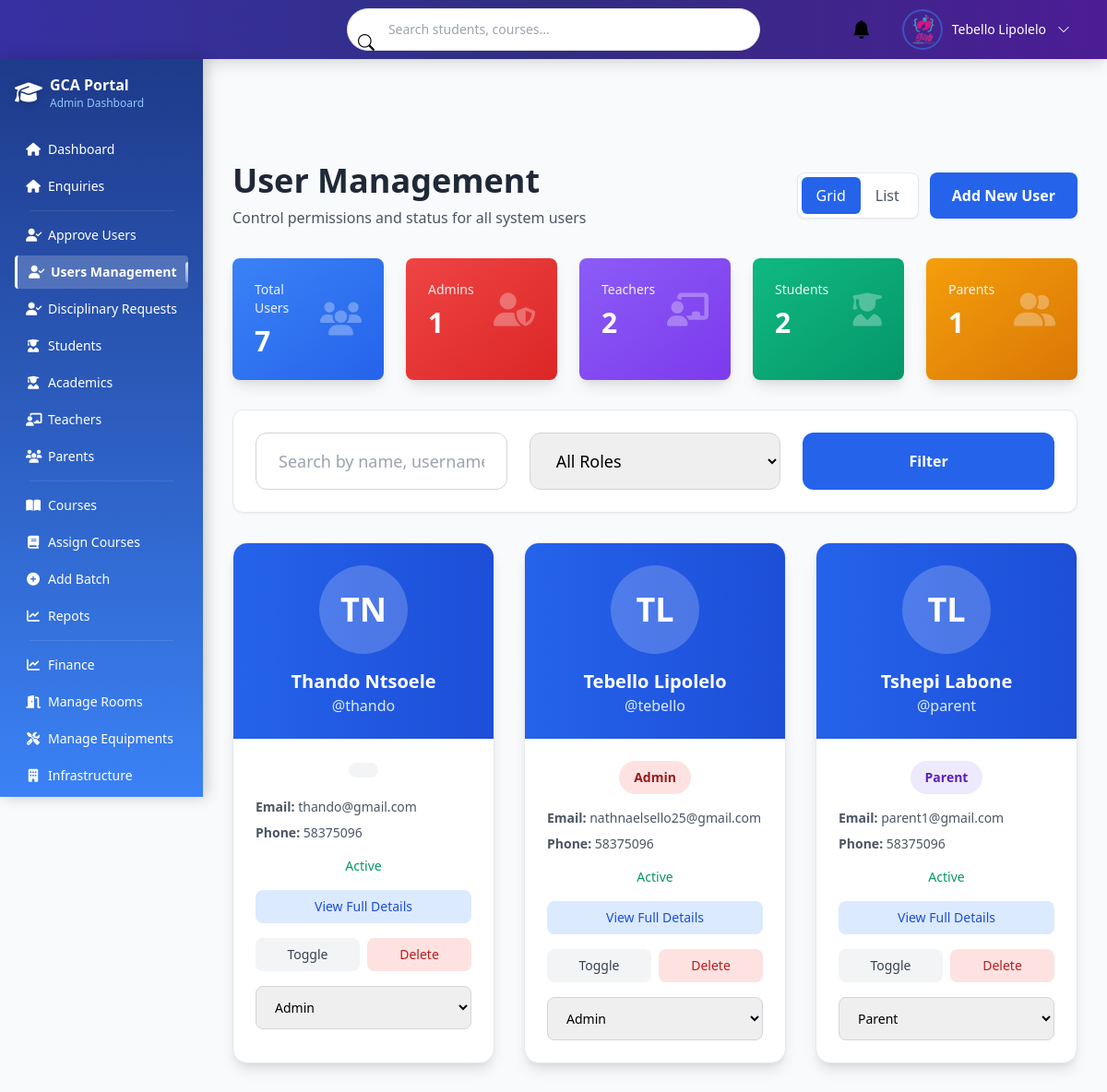
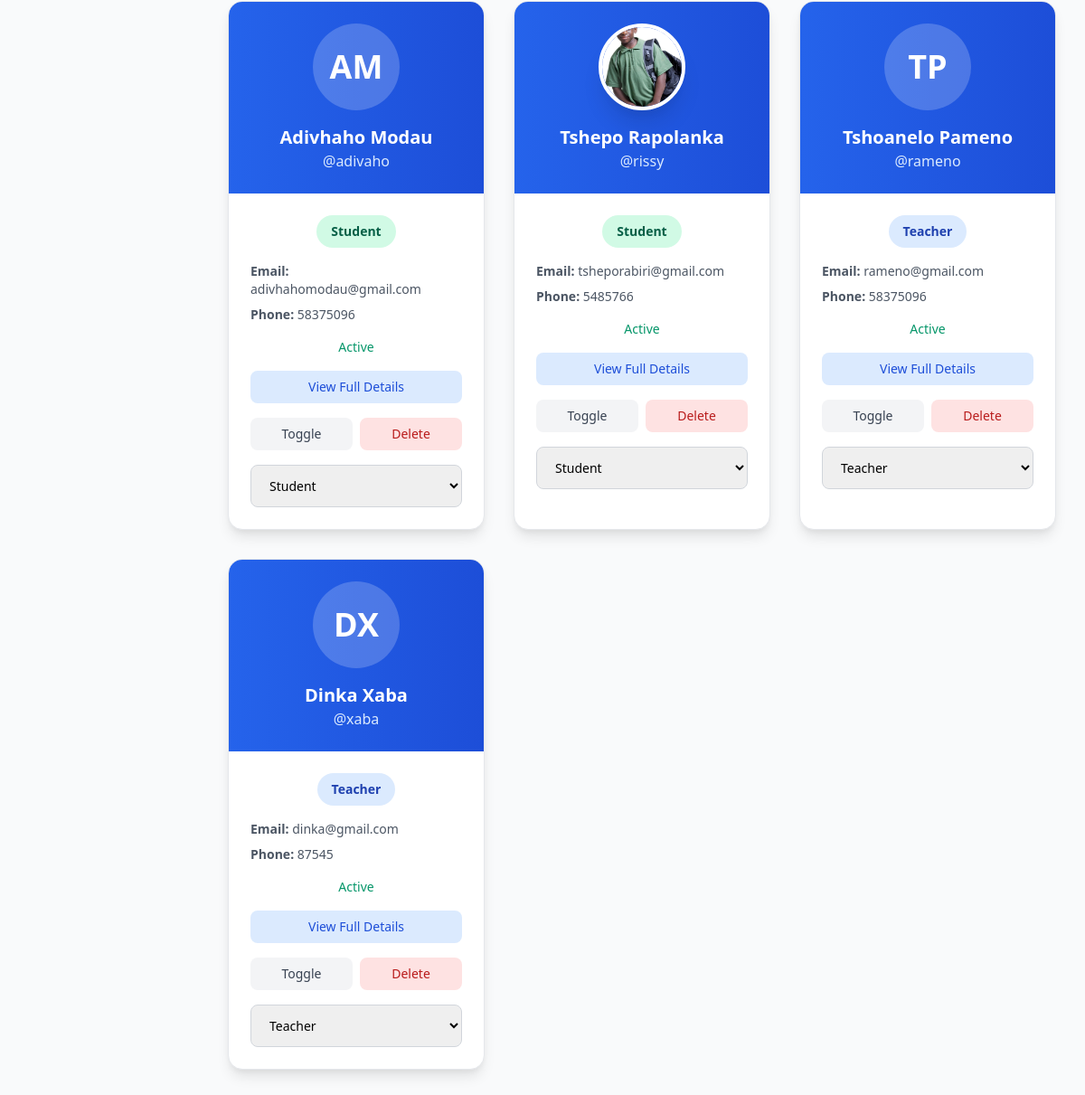
The app's page /manage_users.php (signed in) with its own data (2 pictures, top to bottom).
### tables this page shows
CREATE TABLE `users` (
  `user_id` int(11) NOT NULL AUTO_INCREMENT,
  `firstName` varchar(100) DEFAULT NULL,
  `lastName` varchar(100) DEFAULT NULL,
  `email` varchar(100) DEFAULT NULL,
  `password` varchar(255) DEFAULT NULL,
  `username` varchar(50) DEFAULT NULL,
  `role` varchar(20) DEFAULT NULL,
  `gender` varchar(10) DEFAULT NULL,
  `dob` date DEFAULT NULL,
  `IDNumber` varchar(20) DEFAULT NULL,
  `phone` varchar(20) DEFAULT NULL,
  `document` varchar(255) DEFAULT NULL,
  `status` varchar(20) DEFAULT NULL,
  `address_id` int(11) DEFAULT NULL,
  `created_at` datetime DEFAULT NULL,
  `updated_at` datetime DEFAULT NULL,
  `reset_token` varchar(255) DEFAULT NULL,
  `reset_token_expiry` datetime DEFAULT NULL,
  `deleted_at` datetime DEFAULT NULL,
  PRIMARY KEY (`user_id`),
  UNIQUE KEY `email` (`email`),
  UNIQUE KEY `username` (`username`),
  KEY `address_id` (`address_id`),
  KEY `idx_reset_token` (`reset_token`),
  CONSTRAINT `users_ibfk_1` FOREIGN KEY (`address_id`) REFERENCES `addresses` (`address_id`)
);

### manage_users.php (the view, shortened to what the rows shown need)
<?php
require_once 'db.php';
$where = [];
$where_clause = $where ? "WHERE " . implode(" AND ", $where) : "";
$sql = "SELECT u.user_id, u.username, u.firstName, u.lastName, u.email, u.role, u.status, u.phone, u.gender,
               COALESCE(t.photo, s.photo, p.photo) as photo
        FROM users u
        LEFT JOIN teachers t ON u.user_id = t.user_id AND u.role = 'teacher'
        LEFT JOIN students s ON u.user_id = s.user_id AND u.role = 'student'
        LEFT JOIN parents p ON u.user_id = p.user_id AND u.role = 'parent'
        $where_clause
        ORDER BY u.role, u.created_at DESC";
$stmt = $conn->prepare($sql);
$stmt->execute();
$users = $stmt->get_result();
?>
<!DOCTYPE html>
<html lang="en" class="h-full">
<head>
    <link href="https://cdn.jsdelivr.net/npm/tailwindcss@2.2.19/dist/tailwind.min.css" rel="stylesheet">
    <link rel="stylesheet" href="https://cdnjs.cloudflare.com/ajax/libs/font-awesome/6.5.0/css/all.min.css">
</head>
<body class="h-full bg-gray-50">
<?php include 'top_navigation.php'; ?>
<?php include 'admin_navigation.php'; ?>
<div class="main-content" style="padding-top: 80px;">
    <div class="p-8 min-h-screen">
        <div class="max-w-7xl mx-auto">
            <div class="mb-8 flex justify-between items-center flex-wrap gap-4">
                <div>
                    <h1 class="text-4xl font-bold text-gray-800">User Management</h1>
                </div>
            </div>
            <?php if ($users->num_rows === 0): ?>
                <div class="text-center py-20 bg-white rounded-2xl shadow-sm border border-gray-200">
                    <p class="text-2xl text-gray-600">No users found</p>
                </div>
            <?php else: ?>
                <?php $view_mode = $_GET['view'] ?? 'grid'; ?>
                <?php if ($view_mode === 'list'): ?>
                    <div class="bg-white rounded-2xl shadow-lg border border-gray-200 overflow-hidden">
                        <div class="overflow-x-auto">
                            <table class="w-full">
                                <thead class="bg-gradient-to-r from-blue-600 to-blue-700 text-white">
                                    <tr>
                                        <th class="px-6 py-4 text-left text-sm font-semibold">Photo</th>
                                        <th class="px-6 py-4 text-left text-sm font-semibold">Name</th>
                                        <th class="px-6 py-4 text-left text-sm font-semibold">Username</th>
                                        <th class="px-6 py-4 text-left text-sm font-semibold">Email</th>
                                        <th class="px-6 py-4 text-left text-sm font-semibold">Phone</th>
                                        <th class="px-6 py-4 text-left text-sm font-semibold">Role</th>
                                        <th class="px-6 py-4 text-left text-sm font-semibold">Status</th>
                                        <th class="px-6 py-4 text-left text-sm font-semibold">Actions</th>
                                    </tr>
                                </thead>
                                <tbody class="divide-y divide-gray-200">
                                    <?php mysqli_data_seek($users, 0); while ($u = $users->fetch_assoc()): ?>
                                    <tr class="hover:bg-gray-50 transition-colors">
                                        <td class="px-6 py-4">
                                            <?php if ($u['photo'] && file_exists($u['photo'])): ?>
                                                <img src="<?= htmlspecialchars($u['photo']) ?>" class="w-12 h-12 rounded-full object-cover">
                                            <?php else: ?>
                                                <div class="w-12 h-12 bg-blue-100 rounded-full flex items-center justify-center text-blue-600 font-bold">
                                                    <?= strtoupper(substr($u['firstName'],0,1).substr($u['lastName'],0,1)) ?>
                                                </div>
                                            <?php endif; ?>
                                        </td>
                                        <td class="px-6 py-4">
                                            <a href="view_user_details.php?user_id=<?= $u['user_id'] ?>" class="text-blue-600 hover:text-blue-800 font-semibold hover:underline">
                                                <?= htmlspecialchars($u['firstName'] . ' ' . $u['lastName']) ?>
                                            </a>
                                        </td>
                                        <td class="px-6 py-4 text-gray-700">@<?= htmlspecialchars($u['username']) ?></td>
                                        <td class="px-6 py-4 text-gray-700"><?= htmlspecialchars($u['email']) ?></td>
                                        <td class="px-6 py-4 text-gray-700"><?= htmlspecialchars($u['phone'] ?: '-') ?></td>
                                        <td class="px-6 py-4">
                                            <span class="inline-block px-3 py-1 rounded-full text-xs font-bold
                                                <?= $u['role']=='admin' ? 'bg-red-100 text-red-800' : ($u['role']=='teacher' ? 'bg-blue-100 text-blue-800' : ($u['role']=='parent' ? 'bg-purple-100 text-purple-800' : ($u['role']=='student' ? 'bg-green-100 text-green-800' : 'bg-gray-100 text-gray-800'))) ?>">
                                                <?= ucfirst($u['role']) ?>
                                            </span>
                                        </td>
                                        <td class="px-6 py-4">
                                            <span class="inline-flex items-center px-3 py-1 rounded-full text-xs font-semibold <?= $u['status']=='active'?'bg-green-100 text-green-800':'bg-red-100 text-red-800' ?>">
                                                <?= ucfirst($u['status']) ?>
                                            </span>
                                        </td>
                                        <td class="px-6 py-4">
                                            <div class="flex gap-2">
                                                <a href="view_user_details.php?user_id=<?= $u['user_id'] ?>" class="text-blue-600 hover:text-blue-800" title="View">
                                                    View
                                                </a>
                                                <form method="post" class="inline">
                                                    <input type="hidden" name="user_id" value="<?= $u['user_id'] ?>">
                                                    <input type="hidden" name="action" value="toggle_status">
                                                    <button type="submit" class="text-gray-600 hover:text-gray-800" title="Toggle Status">
                                                        Toggle
                                                    </button>
                                                </form>
                                                <form method="post" class="inline" onsubmit="return confirm('Delete this user?')">
                                                    <input type="hidden" name="user_id" value="<?= $u['user_id'] ?>">
                                                    <input type="hidden" name="action" value="delete_user">
                                                    <button type="submit" class="text-red-600 hover:text-red-800" title="Delete">
                                                        Delete
                                                    </button>
                                                </form>
                                            </div>
                                        </td>
                                    </tr>
                                    <?php endwhile; ?>
                                </tbody>
                            </table>
                        </div>
                    </div>
                <?php else: ?>
                    <div class="grid grid-cols-1 md:grid-cols-2 lg:grid-cols-3 xl:grid-cols-4 gap-8">
                        <?php mysqli_data_seek($users, 0); while ($u = $users->fetch_assoc()): ?>
                        <div class="bg-white rounded-2xl shadow-lg border border-gray-200 overflow-hidden card-hover transition-all duration-300">
                            <div class="bg-gradient-to-r from-blue-600 to-blue-700 text-white p-6 text-center">
                                <?php if ($u['photo'] && file_exists($u['photo'])): ?>
                                    <img src="<?= htmlspecialchars($u['photo']) ?>" class="w-24 h-24 rounded-full mx-auto border-4 border-white shadow-xl object-cover">
                                <?php else: ?>
                                    <div class="w-24 h-24 bg-white bg-opacity-20 rounded-full mx-auto flex items-center justify-center text-4xl font-bold">
                                        <?= strtoupper(substr($u['firstName'],0,1).substr($u['lastName'],0,1)) ?>
                                    </div>
                                <?php endif; ?>
                                <h3 class="text-xl font-bold mt-4"><?= htmlspecialchars($u['firstName'] . ' ' . $u['lastName']) ?></h3>
                                <p class="text-blue-100">@<?= htmlspecialchars($u['username']) ?></p>
                            </div>
                            <div class="p-6 space-y-4">
                                <div class="text-center">
                                    <span class="inline-block px-4 py-2 rounded-full text-sm font-bold
                                        <?= $u['role']=='admin' ? 'bg-red-100 text-red-800' : ($u['role']=='teacher' ? 'bg-blue-100 text-blue-800' : ($u['role']=='parent' ? 'bg-purple-100 text-purple-800' : ($u['role']=='student' ? 'bg-green-100 text-green-800' : 'bg-gray-100 text-gray-800'))) ?>">
                                        <?= ucfirst($u['role']) ?>
                                    </span>
                                </div>
                                <div class="text-sm text-gray-600 space-y-2">
                                    <p><strong>Email:</strong> <?= htmlspecialchars($u['email']) ?></p>
                                    <?php if ($u['phone']): ?>
                                        <p><strong>Phone:</strong> <?= htmlspecialchars($u['phone']) ?></p>
                                    <?php endif; ?>
                                </div>
                                <div class="flex items-center justify-center gap-2">
                                    <span class="text-sm <?= $u['status']=='active'?'text-green-600':'text-red-600' ?> font-medium">
                                        <?= ucfirst($u['status']) ?>
                                    </span>
                                </div>
                                <a href="view_user_details.php?user_id=<?= $u['user_id'] ?>" class="block w-full bg-blue-100 hover:bg-blue-200 text-blue-700 px-3 py-2 rounded-lg text-sm font-medium transition text-center">
                                    View Full Details
                                </a>
                                <div class="flex gap-2">
                                    <form method="post" class="flex-1">
                                        <button type="submit" class="w-full bg-gray-100 hover:bg-gray-200 text-gray-700 px-3 py-2 rounded-lg text-sm font-medium transition">
                                            Toggle
                                        </button>
                                    </form>
                                    <form method="post" class="flex-1" onsubmit="return confirm('Delete this user?')">
                                        <button type="submit" class="w-full bg-red-100 hover:bg-red-200 text-red-700 px-3 py-2 rounded-lg text-sm font-medium transition">
                                            Delete
                                        </button>
                                    </form>
                                </div>
                                <form method="post">
                                    <select name="new_role" onchange="this.form.submit()" class="w-full px-4 py-3 border border-gray-300 rounded-lg text-sm focus:ring-2 focus:ring-blue-500">
                                        <option value="admin" <?= $u['role']=='admin'?'selected':'' ?>>Admin</option>
                                        <option value="teacher" <?= $u['role']=='teacher'?'selected':'' ?>>Teacher</option>
                                        <option value="parent" <?= $u['role']=='parent'?'selected':'' ?>>Parent</option>
                                        <option value="student" <?= $u['role']=='student'?'selected':'' ?>>Student</option>
                                    </select>
                                </form>
                            </div>
                        </div>
                        <?php endwhile; ?>
                    </div>
                <?php endif; ?>
            <?php endif; ?>
        </div>
    </div>
</div>
</body>
</html>

### top_navigation.php (shortened to what the rows shown need)
<?php
require_once 'db.php';
$username = 'User';
$profile_photo = 'admin.png';
$user_role = $_SESSION['role'] ?? 'user';
if (isset($_SESSION['user_id'])) {
    $user_id = intval($_SESSION['user_id']);
    $user_query = $conn->query("SELECT firstName, lastName, email FROM users WHERE user_id = $user_id LIMIT 1");
    if ($user_query && $user_query->num_rows > 0) {
        $user_data = $user_query->fetch_assoc();
        $username = htmlspecialchars($user_data['firstName'] . ' ' . $user_data['lastName']);
    }
    if ($user_role === 'teacher') {
        $photo_query = $conn->query("SELECT photo FROM teachers WHERE user_id = $user_id LIMIT 1");
        if ($photo_query && $photo_query->num_rows > 0) {
            $photo_data = $photo_query->fetch_assoc();
            $profile_photo = $photo_data['photo'] !== 'null' ? htmlspecialchars($photo_data['photo']) : 'imageuploads/default_avatar.png';
        }
    } elseif ($user_role === 'admin') {
        $profile_photo = 'admin.png';
    }
}
?>
<nav class="fixed top-0 left-0 right-0 z-50 shadow-lg bg-gradient-to-r from-indigo-800 via-indigo-900 to-purple-900">
    <div class="px-4 sm:px-6 lg:px-8">
        <div class="flex items-center justify-between h-16">
            <div class="flex items-center space-x-4">
                <div class="relative" x-data="{ open: false }">
                    <button
                        @click="open = !open"
                        @click.away="open = false"
                        class="flex items-center space-x-3 p-2 rounded-xl hover:bg-white/10 transition-all duration-200"
                        aria-label="User Menu"
                    >
                        <img
                            src="<?= $profile_photo ?>"
                            alt="Profile"
                            class="w-10 h-10 rounded-full object-cover ring-2 ring-white/30"
                            loading="lazy"
                            onerror="this.src='imageuploads/default_avatar.png'"
                        >
                        <span class="text-white font-medium hidden lg:block text-sm"><?= $username ?></span>
                        <i class="bi bi-chevron-down text-white text-sm hidden lg:block"></i>
                    </button>
                </div>
            </div>
        </div>
    </div>
</nav>
<link href="https://cdn.jsdelivr.net/npm/bootstrap-icons@1.11.3/font/bootstrap-icons.css" rel="stylesheet">

### records on screen
users: username "Tebello Lipolelo", firstName+lastName "TL", firstName+lastName "Tebello Lipolelo", username "tebello", role "Admin", email "nathnaelsello25@gmail.com", phone "58375096", status "Active", new_role "Admin"
users: firstName+lastName "TN", firstName+lastName "Thando Ntsoele", username "thando", email "thando@gmail.com", phone "58375096", status "Active"
users: firstName+lastName "TL", firstName+lastName "Tshepi Labone", username "parent", role "Parent", email "parent1@gmail.com", phone "58375096", status "Active", new_role "Parent"
users: firstName+lastName "AM", firstName+lastName "Adivhaho Modau", username "adivaho", role "Student", email "adivhahomodau@gmail.com", phone "58375096", status "Active", new_role "Student"
users: firstName+lastName "Tshepo Rapolanka", username "rissy", role "Student", email "tsheporabiri@gmail.com", phone "5485766", status "Active", new_role "Student"
users: firstName+lastName "TP", firstName+lastName "Tshoanelo Pameno", username "rameno", role "Teacher", email "rameno@gmail.com", phone "58375096", status "Active", new_role "Teacher"
users: firstName+lastName "DX", firstName+lastName "Dinka Xaba", username "xaba", role "Teacher", email "dinka@gmail.com", phone "87545", status "Active", new_role "Teacher"

### other values on screen
$stats['total_users'] "7"
$stats['total_admins'] "1"
$stats['total_teachers'] "2"
$stats['total_students'] "2"
$stats['total_parents'] "1"
